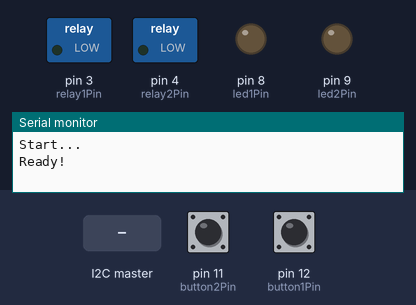
Recording of a sketch running on a simulated Arduino Uno, built with avr-gcc and run on an emulated ATmega328P. Parts: switched loads named in the sketch (green lamp = pin HIGH), output pins drawn as LEDs (lit = HIGH), the last lines printed to the serial monitor. Dashed ring = blinking. The test bench sets the inputs (shaded band); at power-on: pin 11 (button2Pin) LOW, pin 12 (button1Pin) LOW.

Above: at 1.2 s.
1.3 s: pin 11 (button2Pin) pulled HIGH for 1 s
At 2.5 s:
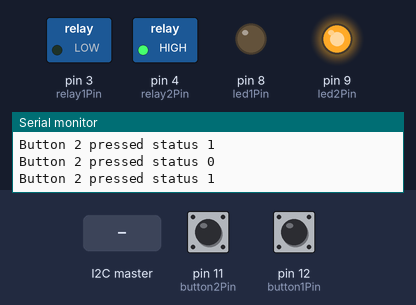
3.8 s: the I2C master sends the byte 1
At 4.4 s:
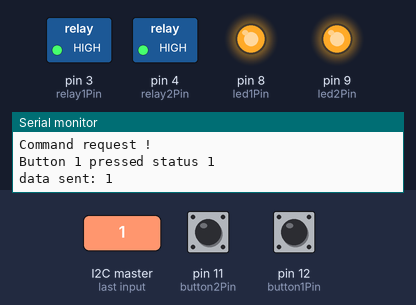
5.3 s: pin 11 (button2Pin) pulled HIGH for 0.15 s
At 6.5 s:
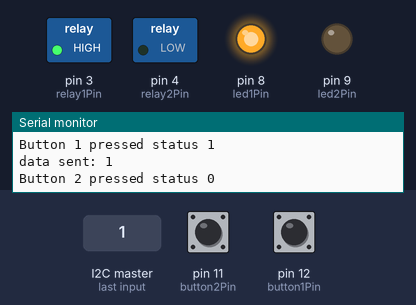
6.9 s: pin 12 (button1Pin) pulled HIGH for 3.2 s
At 7.51 s:
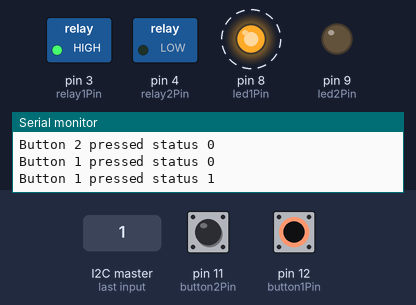
11.6 s: pin 12 (button1Pin) pulled HIGH for 0.15 s
At 12.8 s:
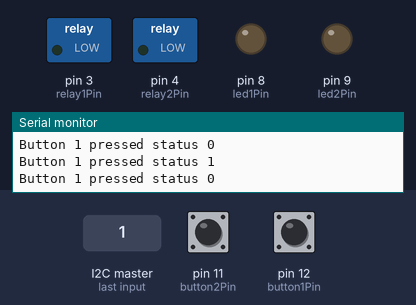
13.2 s: pin 12 (button1Pin) pulled HIGH for 1 s
At 14.7 s:
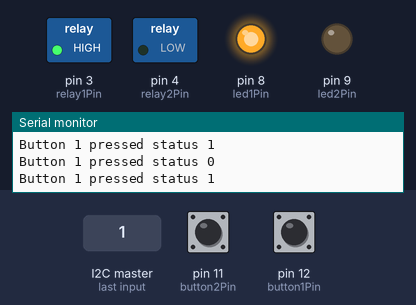
Timing chart, 0 to 16.2 s (numbered marks = the images above; inputs shaded):
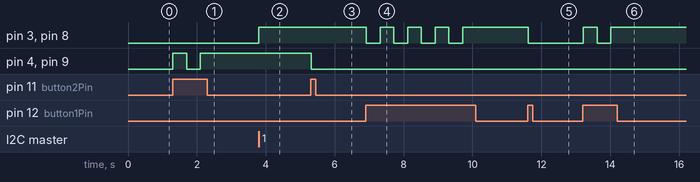

The sketch:

test_i2c.ino
```cpp
#include <Wire.h>

#define SLAVE_ADDRESS 0x04
int button1Pin = 12;
int button2Pin = 11;

int relay1Pin = 3;
int relay1Status = LOW;
int relay2Pin = 4;
int relay2Status = LOW;

int led1Pin = 8;
int led2Pin = 9;

int recvData = 0;
int sentData = 0;

void toggleStatus(int nRelay, int val) {
  int relayPin = relay1Pin;
  int relayStatus = relay1Status;
  int ledPin = led1Pin;
  if (nRelay == 2) {
    relayPin = relay2Pin;
    relayStatus = relay2Status;
    ledPin = led2Pin;
  }
  if (val == HIGH) {
    if (relayStatus == HIGH) {
      relayStatus = LOW;
    } else {
      relayStatus = HIGH;
    }
    Serial.print("Button ");
    Serial.print(nRelay);
    Serial.print(" pressed status ");
    Serial.println(relayStatus);
    digitalWrite(relayPin, relayStatus);
    digitalWrite(ledPin, relayStatus);

    if (nRelay == 1) {
      relay1Status = relayStatus;
    }else if (nRelay == 2) {
      relay2Status = relayStatus;
    }
    delay(300);
  }

}

// callback for received data
void receiveData(int byteCount) {

  while (Wire.available()) {
    recvData = Wire.read();
    Serial.print("data received: ");
    Serial.println(recvData);

    if (recvData > 0 && recvData < 3) {
      Serial.println("Command request !");
      toggleStatus(recvData, HIGH);
      sentData = 1;
      Wire.write(sentData);
      Serial.print("data sent: ");
      Serial.println(sentData);
    }
  }
}

void setup() {
  Serial.begin(9600); // start serial for output
  Serial.println("Start... ");
  // put your setup code here, to run once:
  pinMode(button1Pin, INPUT);
  pinMode(button2Pin, INPUT);
  pinMode(relay1Pin, OUTPUT);
  pinMode(relay2Pin, OUTPUT);
  pinMode(led1Pin, OUTPUT);
  pinMode(led2Pin, OUTPUT);

  Wire.begin(SLAVE_ADDRESS);
  // define callbacks for i2c communication
  Wire.onReceive(receiveData);
  Serial.println("Ready!");
}

void loop() {
  delay(100);
  int val1 = digitalRead(button1Pin);
  toggleStatus(1, val1);
  int val2 = digitalRead(button2Pin);
  toggleStatus(2, val2);
}
```

Measured:
- after the input at 1.3 s, pin 4 (relay2Pin), pin 9 (led2Pin): LOW → HIGH at once, → LOW 0.40 s later, → HIGH 0.40 s later
- after the input at 3.8 s, pin 3 (relay1Pin), pin 8 (led1Pin): LOW → HIGH at once
- after the input at 5.3 s, pin 4 (relay2Pin), pin 9 (led2Pin): HIGH → LOW at once
- after the input at 6.9 s, pin 3 (relay1Pin), pin 8 (led1Pin): alternates HIGH for 0.40 s and LOW for 0.40 s, 8 changes in all, then stays HIGH, starting at once
- after the input at 11.6 s, pin 3 (relay1Pin), pin 8 (led1Pin): HIGH → LOW at once
- after the input at 13.2 s, pin 3 (relay1Pin), pin 8 (led1Pin): LOW → HIGH at once, → LOW 0.40 s later, → HIGH 0.40 s later
